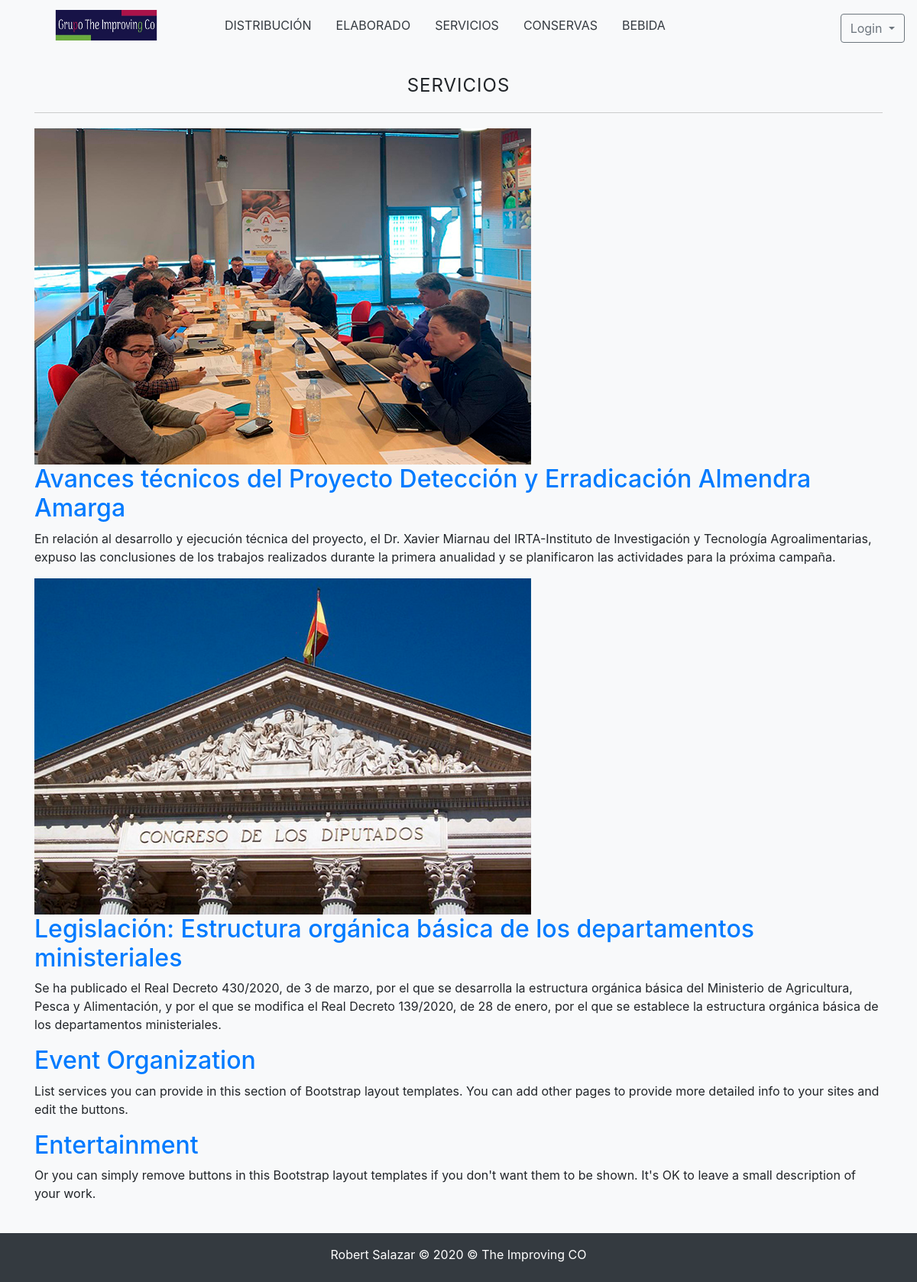
Page /category/ver&id=3 on the committed database.
### tables this page shows
CREATE TABLE IF NOT EXISTS `category` (
  `id` int(255) NOT NULL AUTO_INCREMENT,
  `name` varchar(100) DEFAULT NULL,
  PRIMARY KEY (`id`)
);

CREATE TABLE IF NOT EXISTS `article` (
  `id` int(255) NOT NULL AUTO_INCREMENT,
  `usuario_id` int(255) NOT NULL,
  `categoria_id` int(255) NOT NULL,
  `titulo` varchar(255) NOT NULL,
  `descripcion` mediumtext,
  `fecha` date NOT NULL,
  `image` varchar(255) DEFAULT NULL,
  PRIMARY KEY (`id`),
  KEY `fk_comments_usuario` (`usuario_id`),
  KEY `fk_comments_categoria` (`categoria_id`)
);

### config/DataBase.php (called while the page is built, shortened)
<?php
class Database{
        public static function connect(){
            $db = new mysqli('localhost:3308', 'root', '', 'databasemagazine');
            $db->query("SET NAMES 'utf8'");
            return $db;
        }
}
?>

### helpers/Util.php (called while the page is built, shortened)
<?php
class Util{
	public static function showCategory(){
		require_once 'models/Category.php';
		$category = new Category();
		$categorys = $category->getCategory();
		return $categorys;
	}
}
?>

### models/Category.php (called while the page is built, shortened)
<?php
class Category {
    private $id;
    private $db;
    public function __construct() {
        $this->db = Database::connect();
    }
    public function getId()
    {
        return $this->id;
    }
    public function setId($id)
    {
        $this->id = $id;
        return $this;
    }
    public function getCategory(){
        $sql= "SELECT * FROM category ORDER BY id DESC;";
        $categorias = $this->db->query($sql);
		return $categorias;
    }
    public function getOneCategory(){
        $sql= "SELECT * FROM category WHERE id  = {$this->getId()}";
        $categoria = $this->db->query($sql);
		return $categoria->fetch_object();
    }
}

### controllers/CategoryController.php (called while the page is built, shortened)
<?php
require_once 'models/Category.php';
require_once 'models/Article.php';
class CategoryController
{
    public function ver()
    {
        if (isset($_GET['id'])) {
            $id = ($_GET['id']);
            $category = new Category();
            $category->setId($id);
            $categorys = $category->getOneCategory();
            $article = new Article();
            $article->setCategoria_id($id);
            $articles = $article->getAllCategory();
        }
        require_once 'views/category/ver.php';
    }
}

### models/Article.php (called while the page is built, shortened)
<?php
class Article
{
    private $categoria_id;
    private $db;
    public function __construct()
    {
        $this->db = Database::connect();
    }
    public function getCategoria_id()
    {
        return $this->categoria_id;
    }
    public function setCategoria_id($categoria_id)
    {
        $this->categoria_id = $this->db->real_escape_string($categoria_id);
    }
    public function getAllCategory(){
		$sql = "SELECT p.*, c.name AS 'catnombre' FROM article p "
				. "INNER JOIN category c ON c.id = p.categoria_id "
				. "WHERE p.categoria_id = {$this->getCategoria_id()} "
				. "ORDER BY id DESC";
		$article = $this->db->query($sql);
		return $article;
	}
}

### views/category/ver.php (the view)
<?php if (isset($categorys)) : ?>
    <h1><?= $categorys->name ?></h1>
    <?php if ($articles->num_rows == 0): ?>
		<p>No hay productos para mostrar</p>
	<?php else: ?>
		<?php while ($art = $articles->fetch_object()): ?>
			<div class="product">
				<a href="<?= URL ?>article/ver&id=<?= $art->id ?>">
					<?php if ($art->image != null): ?>
						<img src="<?= URL ?>uploads/images/<?= $art->image ?>" />
					<?php endif; ?>
					<h2><?= $art->titulo ?></h2>
				</a>
				<p><?= $art->descripcion ?></p>
			</div>
		<?php endwhile; ?>
	<?php endif; ?>
<?php else: ?>
	<h1>La categoría no existe</h1>
<?php endif; ?>

### views/layout/header.php (shortened to what this page needs)
<!DOCTYPE html>
<html lang="es">
<head>
	<link rel="stylesheet" href="<?= URL ?>assets/bootstrap-4.3.1/dist/css/bootstrap.min.css">
	<link rel="stylesheet" href="<?= URL ?>assets/css/default.css">
</head>
<body class="d-flex flex-column bg-light">
	<header>
		<?php $categorys = Util::showCategory(); ?>
		<nav class="navbar navbar-expand-lg navbar-dark">
			<a class="navbar-brand " href="<?= URL ?>">
				<img class="d-inline-flex mx-5 mb-2 " width="150" height="40" src="<?= URL ?>assets/img/logoImproving.png" alt="logo">
			</a>
			<div class="collapse navbar-collapse">
				<ul class="navbar-nav text-center headimg mb-2">
					<?php while ($cat = $categorys->fetch_object()) : ?>
						<li class="nav-item active mx-2 ">
							<a class="nav-link text-dark" href="<?= URL ?>category/ver&id=<?= $cat->id ?>"><?= $cat->name ?></a>
						</li>
					<?php endwhile; ?>
				</ul>
				<ul class="nav navbar-nav flex-row justify-content-between ml-auto">
					<li class="nav-item order-2 order-md-1"><a href="#" class="nav-link" title="settings"><i class="fa fa-cog fa-fw fa-lg"></i></a></li>
					<li class="dropdown order-1">
						<?php if (!isset($_SESSION['identity'])) : ?>
							<button type="button" id="dropdownMenu1" data-toggle="dropdown" class="btn btn-outline-secondary dropdown-toggle">Login <span class="caret"></span></button>
								<?php endif; ?>
					</li>
				</ul>
			</div>
		</nav>
	</header>
	<main class="container my-4 bg-light">

### assets/css/default.css (style rules this page uses)
a:link { text-decoration:none; }
h1 { font-size: 24px; font-weight: normal; letter-spacing: 1px; text-align: center; border-bottom: 1px solid #ccc; margin-bottom: 20px; padding: 20px; padding-top: 0px; }

### rows in the picture
category: name "DISTRIBUCIÓN"
category: name "ELABORADO"
category: name "SERVICIOS"
category: name "CONSERVAS"
category: name "BEBIDA"
article: image (picture), titulo "Avances técnicos del Proyecto Detección y Erradicación Almendra Amarga", descripcion "En relación al desarrollo y ejecución técnica del proyecto, el Dr. Xavier Miarnau del IRTA-Instituto de Investigación y Tecnología Agroalimentarias, expuso las conclusiones de los trabajos realizados durante la primera anualidad y se planificaron las actividades para la próxima campaña."
article: image (picture), titulo "Legislación: Estructura orgánica básica de los departamentos ministeriales", descripcion "Se ha publicado el Real Decreto 430/2020, de 3 de marzo, por el que se desarrolla la estructura orgánica básica del Ministerio de Agricultura, Pesca y Alimentación, y por el que se modifica el Real Decreto 139/2020, de 28 de enero, por el que se establece la estructura orgánica básica de los departamentos ministeriales."
article: titulo "Event Organization", descripcion "List services you can provide in this section of Bootstrap layout templates. You can add other pages to provide more detailed info to your sites and edit the buttons."
article: titulo "Entertainment", descripcion "Or you can simply remove buttons in this Bootstrap layout templates if you don't want them to be shown. It's OK to leave a small description of your work."
